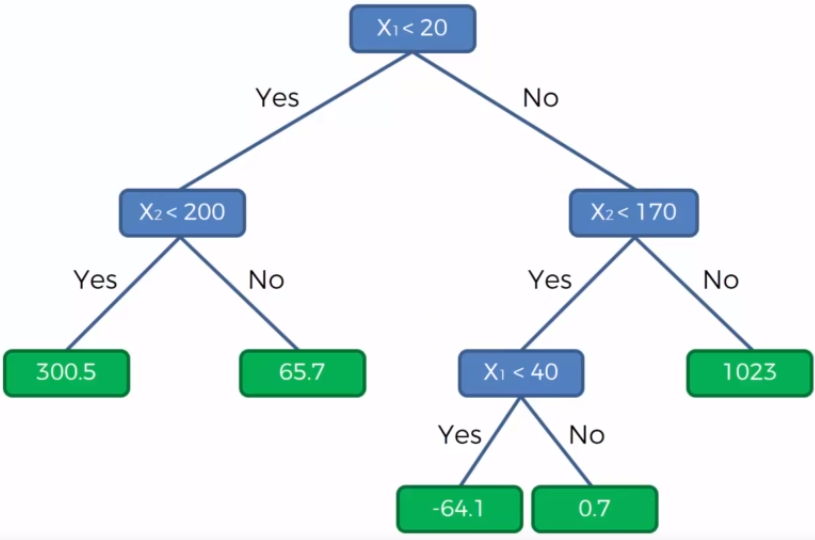
#> input picture Regression/Figures/tree.png, 815 x 540 px
$ jupyter execute --allow-errors DecisionTreeRegressor.ipynb
#> lines starting #> are read from the running program, lines starting #| are printed output that depends on the picture
## Implementing of the Decision Tree Regressor

[cell 1]
import numpy as np
import matplotlib.pyplot as plt
from sklearn.datasets import make_regression
from PIL import Image

[cell 2]
dataset=make_regression(n_samples=1000,n_features=2)

[cell 3]
X=dataset[0]

[cell 4]
y=dataset[1]

[cell 5]
X.shape,y.shape

[cell 6]
plt.figure(figsize=(12,8))
plt.scatter(X[:,0],y,c='b')
plt.scatter(X[:,1],y,c='b')
plt.xlabel('Features')
plt.ylabel('Variables')
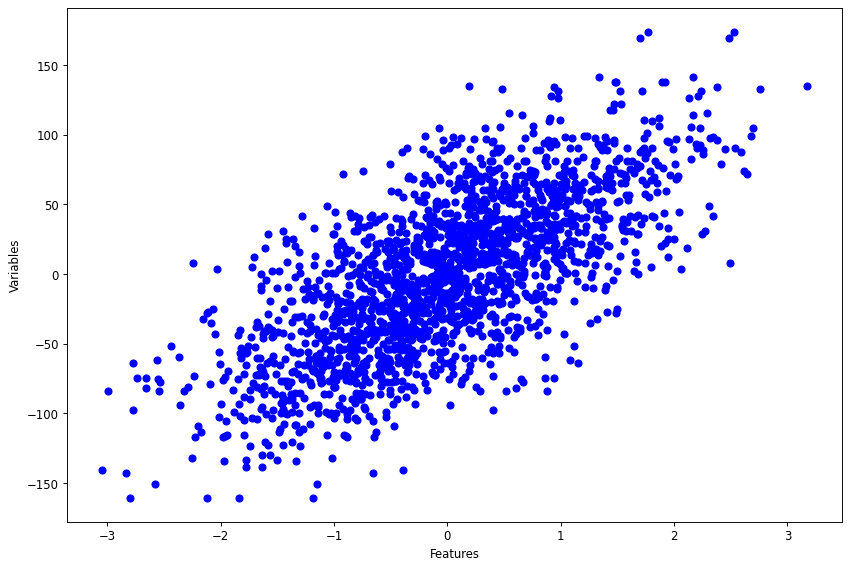
#> figure drawn by matplotlib, 1 panel

[cell 7]
from sklearn.model_selection import train_test_split

[cell 8]
X_train,X_test,y_train,y_test=train_test_split(X,y,test_size=0.33,random_state=42)

#### Terminology

* Decision Node : When a sub-node splits into further sub-nodes, it’s a decision node.
* Leaf Node or Terminal Node : Nodes that do not split are called leaf or terminal nodes
* Branch or Sub-Tree : A sub-section of decision tree is called branch or a sub-tree, just as a portion of a graph is called a sub-graph.
* Parent Node and Child Node : These are relative terms. Any node that falls under another node is a child node or sub-node, and any node which precedes those child nodes is called a parent node.

#### Description of the Decision Tree Regressor

* **#1 threshold** : threshold values are generated by unique values in each column of X_train

* **#2 split()** : The left and right datasets are created by comparing the generated threshold values with the data in each column and row of X_train

* **#3 variance_reduction()** : It is used as information gain.

    variance(parent node)- (weight of the left child node * variance(left child node) + weight of the right child node* variance(right child node))

    It determines which of the n pairs of right and left datasets formed after the split() method will be selected. The split pair with high information gain, namely variance reduction, is selected.

* **#4 best_split()** : Thresholds mentioned in step 1 **(#1)** are created here.

    The left and right datasets created with each unique threshold value and the unsplitted X_train(parent) dataset enter variance_reduction().

    In step 3 **(#3)**, the split with the highest information gain, namely variance reduction, is selected and this is considered as BEST SPLIT.

    BEST SPLIT is the dict() data structure that holds the index of the selected column of X_train, the current variance reduction from which it is selected, the threshold value that separates the left and right datasets, and accordingly the left and right datasets.

    In this way, the right and left child nodes are selected.

* **#5 build_tree()** : This is recursive function. min_samples_split and max_depth are checked. The best_split() method runs and the BEST SPLIT obtained is used to create the left and right sub_trees (**branches**). The current depth is incremented with each if condition and decision nodes are created.

    Decision nodes obtained by returning the Node() class become node objects.

    BUT !! Data that does not meet the first if condition, i.e. RESULTED, goes to the NON-Decision Node node type, LEAF NODE.

* **#6 leaf_value()** : The AVERAGE of the data stack, which is sort of classified, is taken as in knn vs k-means.

    Leaf node is output node, it does not create branches again, it gives direct results.At the stage 5 **(#5)**, the data that DOES NOT comply with the if condition and goes directly to leaf_value() becomes an object of the Node() class.

    Assigned to **value** in Node()'s constructor.

* **#7 fit()** : X_train and y_train are concatenated in an array and form the **data** variable, which is mentioned abundantly in the methods mentioned above. Assign the build_tree() method to the *root* attribute.

* **#8 make_prediction()** : Remember in step 4 **(#4)** best split() returns a Node() object !!

     It is a recursive function.

     The first if condition checks whether a leaf node has been created or not.

     If it is, it returns **root.value**, that is, the value attribute of the constructor of the Node() object.

     **root.feature_idx** allows the index of the selected column of X_train to assign to each row of X_test (example: X_test[0][root.feature.idx] = numeric value) .

     The second if condition compares **root.threshold** with the value in the **root.feature_idx** column in row n of X_test.

     If the value obtained is less than threshold and equal to the left child node; if it is greater, the right child goes to the node and continues until the leaf node is reached, that is, the recursive function returns.

* **#9 predict()** : Applies the make_prediction() method to the entire X_test.

#### Example Figures of the Decision Trees for the Better Understanding

#> (a cell that did not finish here is left out)

[cell 10]
Image.open("Figures/tree.png")

[cell 11]
class Node():
    def __init__(self, feature_idx=None, threshold=None, left=None, right=None, variance_red=None, value=None):

        # for decision node
        self.feature_idx = feature_idx
        self.threshold = threshold
        self.left = left #left child node
        self.right = right #right chil node
        self.variance_red = variance_red #variance reduction

        # for leaf node
        self.value = value

[cell 12]
class DecisionTreeRegressor_mine():

    """
    A decision tree regressor.

    Parameters::

        min_samples_split : int or float, default=2
        The minimum number of samples required to split an internal node:

        min_samples_leaf : int or float, default=1
        The minimum number of samples required to be at a leaf node.

        splitter : str, default=best
        Supported strategies are “best” to choose the best split

        random_state : bool, default=None


    """


    def __init__(self,min_samples_split=2,max_depth=3,random_state=None,min_samples_leaf=1):

        self.min_samples_split=min_samples_split
        self.max_depth=max_depth
        self.min_samples_leaf=min_samples_leaf

        self.root=None
        self.random_state=random_state


    def split(self,data,feature_idx,threshold):

        data_left=np.array([x for x in data if x[feature_idx] <=threshold])
        data_right=np.array([x for x in data if x[feature_idx] >threshold])

        return data_left,data_right

    def variance_reduction(self,parent,left_child,right_child):

        weight_left = left_child.shape[0] / parent.shape[0]
        weight_right = right_child.shape[0] / parent.shape[0]
        reduction = np.var(parent) - (weight_left * np.var(left_child) + weight_right * np.var(right_child))
        return reduction


    def best_split(self,data, n_features):

#> called with data = array of shape (670, 3), n_features = 2
        best_split_dict = {}
        best_var_red = -float("inf")

        for feature_idx in range(n_features):

            np.random.seed(self.random_state)

            feature_values=data[:,feature_idx]
            unique_thresholds=np.unique(feature_values)

            for threshold in unique_thresholds:

                data_left,data_right=self.split(data,feature_idx,threshold)

                if (data_left.shape[0] > 0 ) and (data_right.shape[0] >0 ):

                    parent,left_child,right_child=data[:,-1],data_left[:,-1],data_right[:,-1]
                    current_var_red=self.variance_reduction(parent,left_child,right_child)

                    if current_var_red > best_var_red:

                        best_split_dict['feature_idx']=feature_idx
                        best_split_dict['threshold']=threshold
                        best_split_dict['data_left']=data_left
                        best_split_dict['data_right']=data_right
                        best_split_dict['variance_red']=current_var_red
                        best_var_red=current_var_red


        return best_split_dict


    def leaf_value(self,y):

        return y.mean()


    def build_tree(self,data,current_depth=0):

        X=data[:,:-1]
        y=data[:,-1]
        n_samples,n_features=X.shape
        best_split_dict={}

        if (n_samples>=self.min_samples_split) and (current_depth<=self.max_depth):

            best_split_dict=self.best_split(data, n_features)

            if best_split_dict['variance_red'] > 0.:

                left_subtree=self.build_tree(best_split_dict['data_left'],current_depth+1)

                right_subtree=self.build_tree(best_split_dict['data_right'],current_depth+1)

                return Node(best_split_dict["feature_idx"], best_split_dict["threshold"],
                            left_subtree, right_subtree, best_split_dict["variance_red"])


        leaf_node_value=self.leaf_value(y)
        return Node(value=leaf_node_value)


    def fit(self,X,y):

        data=np.c_[X,y]
        self.root=self.build_tree(data)


    def make_prediction(self,row,root):

        if root.value !=None :

            return root.value

        feature_variable=row[root.feature_idx]

        if feature_variable <= root.threshold :

            return self.make_prediction(row,root.left)


        elif feature_variable > root.threshold :

            return self.make_prediction(row,root.right)


    def predict(self,X):

        predictions=np.array([self.make_prediction(x,self.root) for x in X])

        return predictions

### Comparing Results (Sklearn vs Hand-made)

[cell 13]
from sklearn.metrics import r2_score,mean_absolute_error,mean_squared_error

#### Hand-made Results

[cell 14]
model_mine=DecisionTreeRegressor_mine(min_samples_leaf=2,min_samples_split=2,max_depth=2,random_state=42)

[cell 15]
model_mine.fit(X_train,y_train)

[cell 16]
yhat_mine=model_mine.predict(X_test)

[cell 17]
yhat_mine[:10]

[cell 18]
mean_absolute_error(y_test,yhat_mine)

[cell 19]
r2_score(y_test,yhat_mine)

#### Sklearn Results

[cell 20]
from sklearn.tree import DecisionTreeRegressor,plot_tree

[cell 21]
model_sklearn=DecisionTreeRegressor(min_samples_leaf=2,min_samples_split=2,max_depth=2,random_state=42)

[cell 22]
model_sklearn.fit(X_train,y_train)

[cell 23]
yhat_sklearn=model_sklearn.predict(X_test)

[cell 24]
yhat_sklearn[:10]

[cell 25]
mean_absolute_error(y_test,yhat_sklearn)

[cell 26]
r2_score(y_test,yhat_sklearn)

#### Plots (Sklearn and Hand-made)

[cell 27]
plt.figure(figsize=(12,6))
plt.plot(yhat_sklearn,label='Sklearn')
plt.plot(yhat_mine,label='Hand-made')
plt.title('Comparison Results of the Hand-made and Sklearn')
plt.legend()
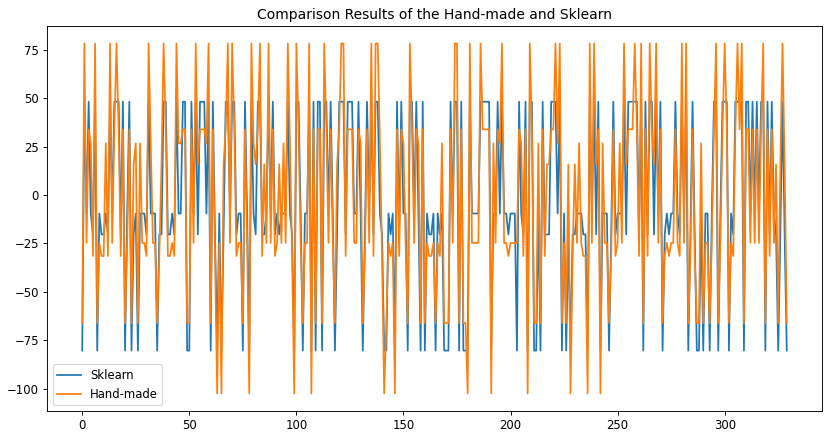
#> figure drawn by matplotlib, 1 panel; curve peaks at x = 1, y = 48.25; curve peaks at x = 1, y = 78.35
